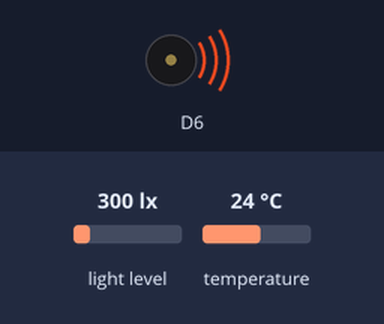
Recording of a sketch running on a simulated Adafruit Circuit Playground Express. Shown: buzzer (waves = sounding). Inputs (shaded band) come from the test bench; at power-on: light level 300 lx, temperature 24 °C.

Above: at 0.1 s.
At 0.6 s:
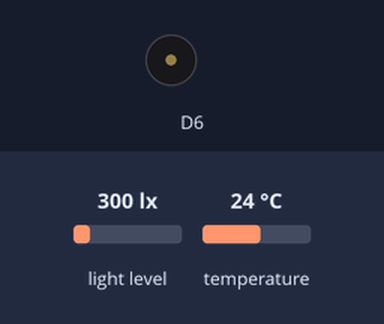
Timing chart, 0 to 2.1 s (numbered marks = the images above):
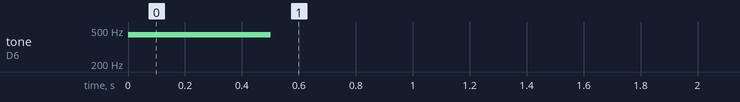

The sketch:

sketch_aug03a.ino
```cpp
#include <Adafruit_CircuitPlayground.h>

void setup() {
  // put your setup code here, to run once:
  CircuitPlayground.clearPixels();
  CircuitPlayground.temperature();
  CircuitPlayground.lightSensor();
  CircuitPlayground.soundSensor();
  CircuitPlayground.redLED(true);
  CircuitPlayground.setPixelColor(1, 255, 255, 0);
  CircuitPlayground.setBrightness(155);
  CircuitPlayground.playTone(440, 500);
}

void loop() {
  // put your main code here, to run repeatedly:

}
```
